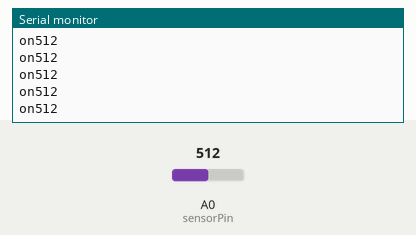
Recording of a sketch running on a simulated Arduino Uno, built with avr-gcc and run on an emulated ATmega328P. Shown: the last lines printed to the serial monitor. The test bench sets the inputs (shaded band); at power-on: A0 (sensorPin) = 512.

Above: at 1.2 s.
1.3 s: A0 (sensorPin) set to 716
At 1.31 s:
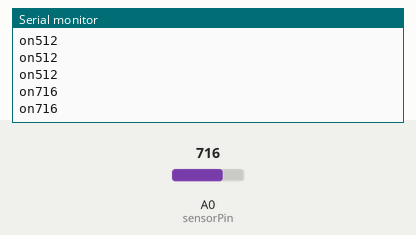
2.8 s: A0 (sensorPin) set to 900
At 2.82 s:
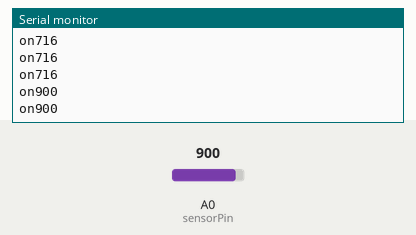
Timing chart, 0 to 5.8 s (numbered marks = the images above; inputs shaded):
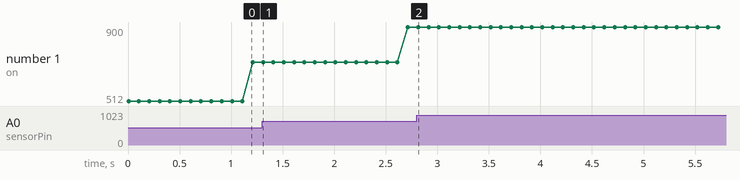

Measured:
- after the input at 1.3 s, the serial monitor: prints a new line at once (image 1)
- after the input at 2.8 s, the serial monitor: prints a new line at once (image 2)
- plotted number 1: 716 → 900 after the input at 1.3 s

The sketch:

ldr_status.ino
```cpp
int sensorPin = A0; // select the input pin for LDR

int sensorValue = 0; // variable to store the value coming from the sensor
void setup() {
Serial.begin(9600); //sets serial port for communication
}
void loop() {
sensorValue = analogRead(sensorPin); // read the value from the sensor
Serial.println(sensorValue); //prints the values coming from the sensor on the screen

if (sensorValue >20){
  digitalWrite(13,HIGH);
  Serial.print("on");
}
else{
  digitalWrite(13,LOW);
}
delay(100);
}
```
